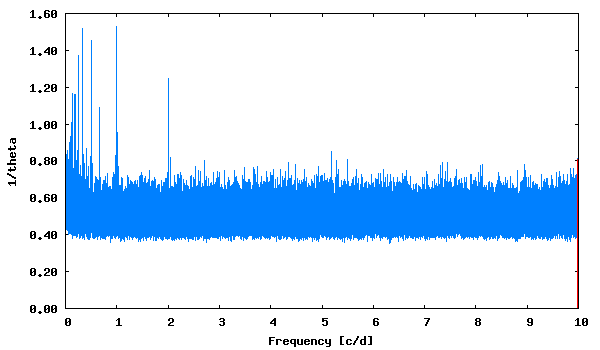

Source code (gnuplot):
set term png size 600,350 medium
set colors classic
set output "phase_lc_8.lk.png"
set xlabel "Frequency [c/d]"
set ylabel "1/theta"
set format y "%5.2f"
plot [] "lk.periodogram" using 1:2 with lines linecolor 3 title "", "<echo '9.979609  0.81'" with impulses linecolor 1 title ""
 
